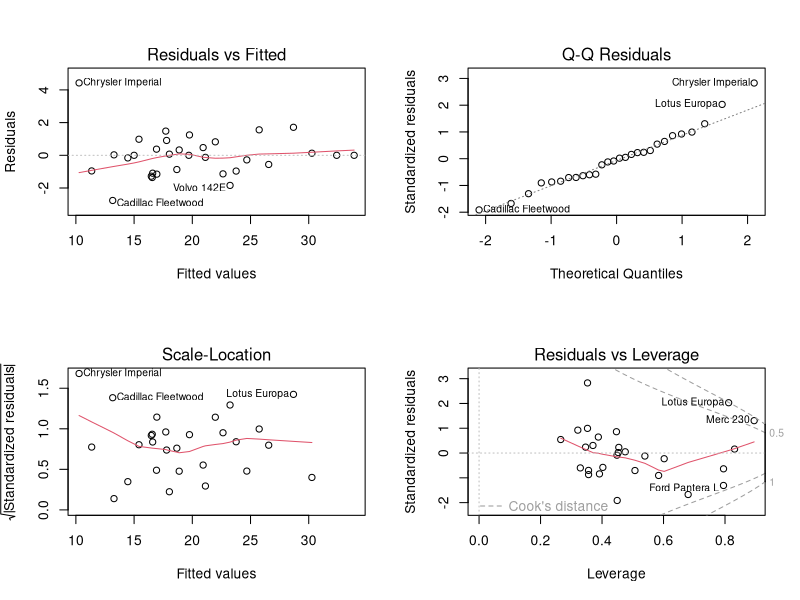
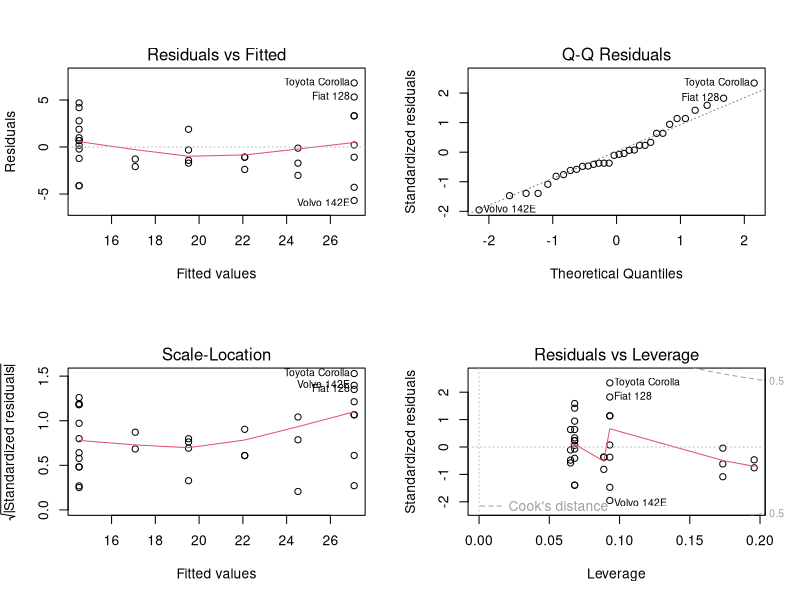
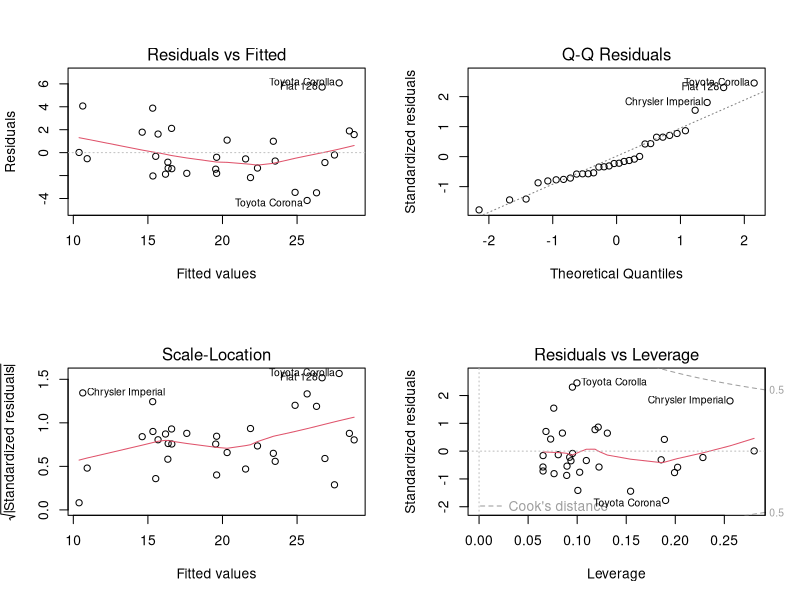
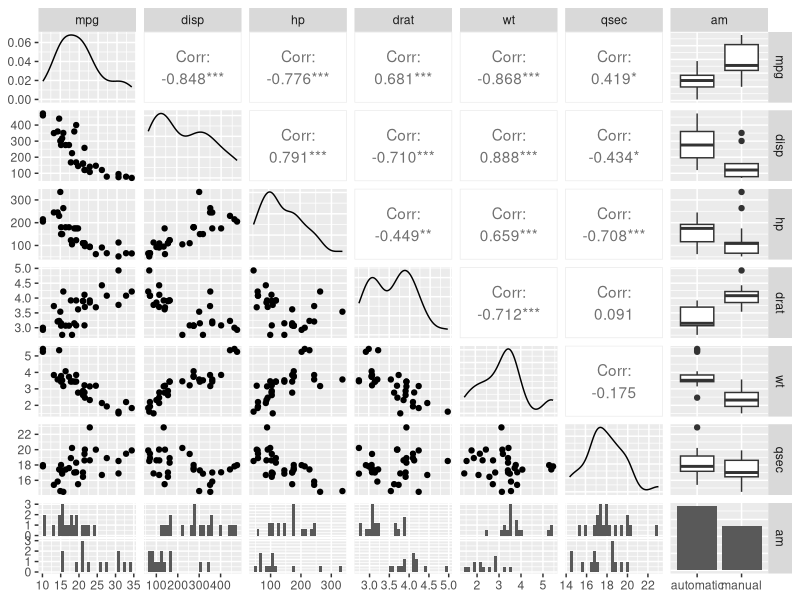
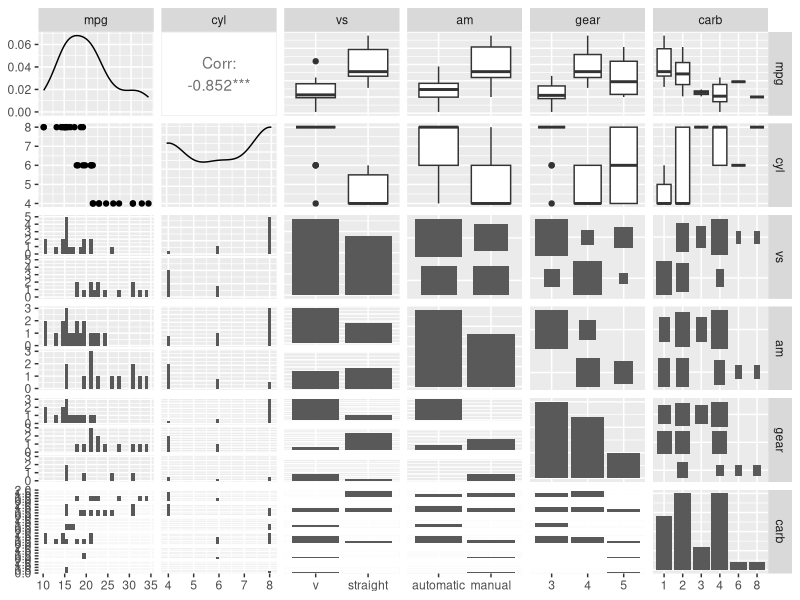
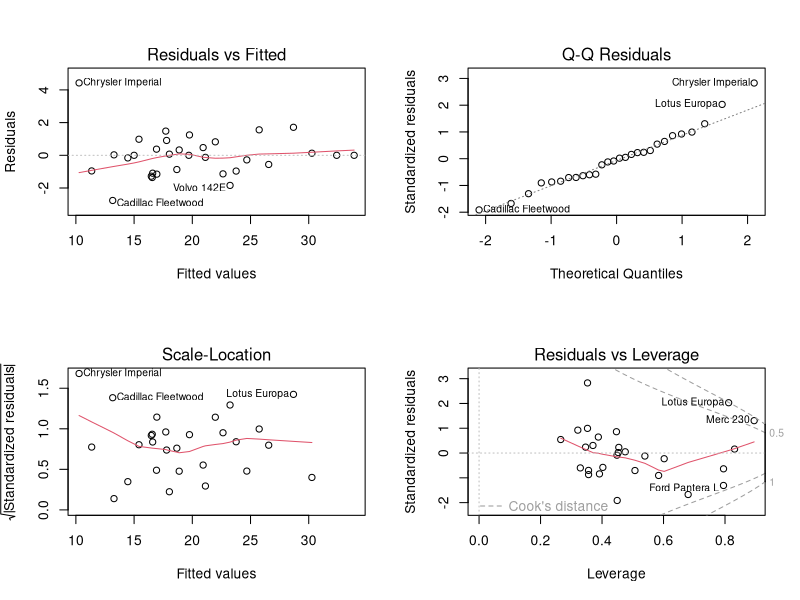
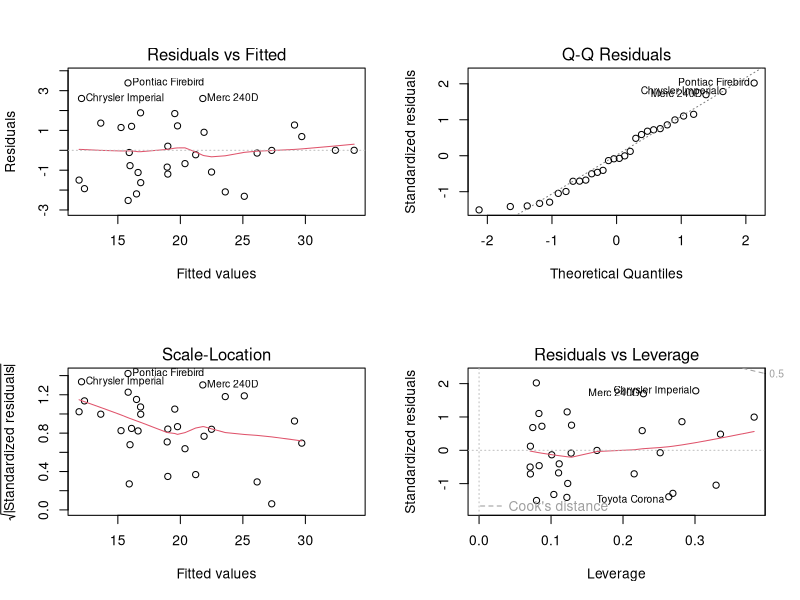

R code for these plots, in order:
## ---- chunk 1
knitr::opts_chunk$set(cache=TRUE)
## ---- chunk 2
library(ggplot2)
library(GGally)
library(dplyr)
data(mtcars)

mtcars$am <- factor(mtcars$am, levels = c(0,1), labels = c('automatic', 'manual'))
mtcars$vs <- factor(mtcars$vs, levels = c(0,1), labels = c('v', 'straight'))
mtcars$gear <- factor(mtcars$gear)
mtcars$carb <- factor(mtcars$carb)
# mtcars$cyl <- factor(mtcars$cyl)
mtcars$cwt <- scale(mtcars$wt, scale = FALSE)
mtcars$cdisp <- scale(mtcars$disp, scale = FALSE)
mtcars$toy <- ifelse(rownames(mtcars) == 'Toyota Corolla',1,0)
mtcars$fiat <- ifelse(rownames(mtcars) == 'Fiat 128',1,0)


contcorr <- ggpairs(mtcars,
        colour = 'am',
        columns = c(1,3:7,9))

disccorr <- ggpairs(mtcars,
        colour = 'am',
        columns = c(1:2,8:11))
## ---- chunk 3
# First model reveals a possible relationship of wt and hp when all other effects present. 
# Good fit but mostly driven by large number of parameters. 
fit0 <- lm(mpg ~ ., mtcars)
summary(fit0)

# Large residuals and the assumption of Normality in the regressions error terms appears not to be accurate.
par(mfrow = c(2,2))
plot(fit0)

# By defining a model where MPG is explained by factor effect of transmition type and weight along with their interaction. Number of cylinders is also introduced as factor.
fit <- lm(mpg ~ am * cwt + cyl + toy + fiat, mtcars)
summary(fit)

# Adjustment is not much worse than when all variables (and its high number of parameters) were used. In addition, all coefficients have low enough standard errors to be acceptable for the author (especially given the low sample size given the complex relationships present and the limitation of tools allowed in this exercise). 



# Lower fit, greater residual variance, less nice QQ plot. General lower accuracy observed.
fit2 <- lm(mpg ~ am + cyl, mtcars)
summary(fit2)
par(mfrow = c(2,2))
plot(fit2)


# Still a mediocre model with slightly lower residual variance than fit2. The rogue group of cars is larger, meaning we don't describe enough patterns with as much consistency.
fit3 <- lm(mpg ~ am + cyl + wt, mtcars)
summary(fit3)
par(mfrow = c(2,2))
plot(fit3)

## ---- chunk 4
knitr::kable(round(summary(fit)$coefficients, 3))
## ---- chunk 5
print(contcorr)
## ---- chunk 6
print(disccorr)
## ---- chunk 7
# fit0 - Large residuals and the assumption of Normality in the regressions error terms appears not to be accurate.
par(mfrow = c(2,2))
plot(fit0)


# fit - Residual variance is lower and the assumption of Normality, while not perfect, is better founded. Four cars have a similar patterns that aren't easily isolated with simple linear regression.  However, fit and parsimony of the model were deemed acceptable.
par(mfrow = c(2,2))
plot(fit)
